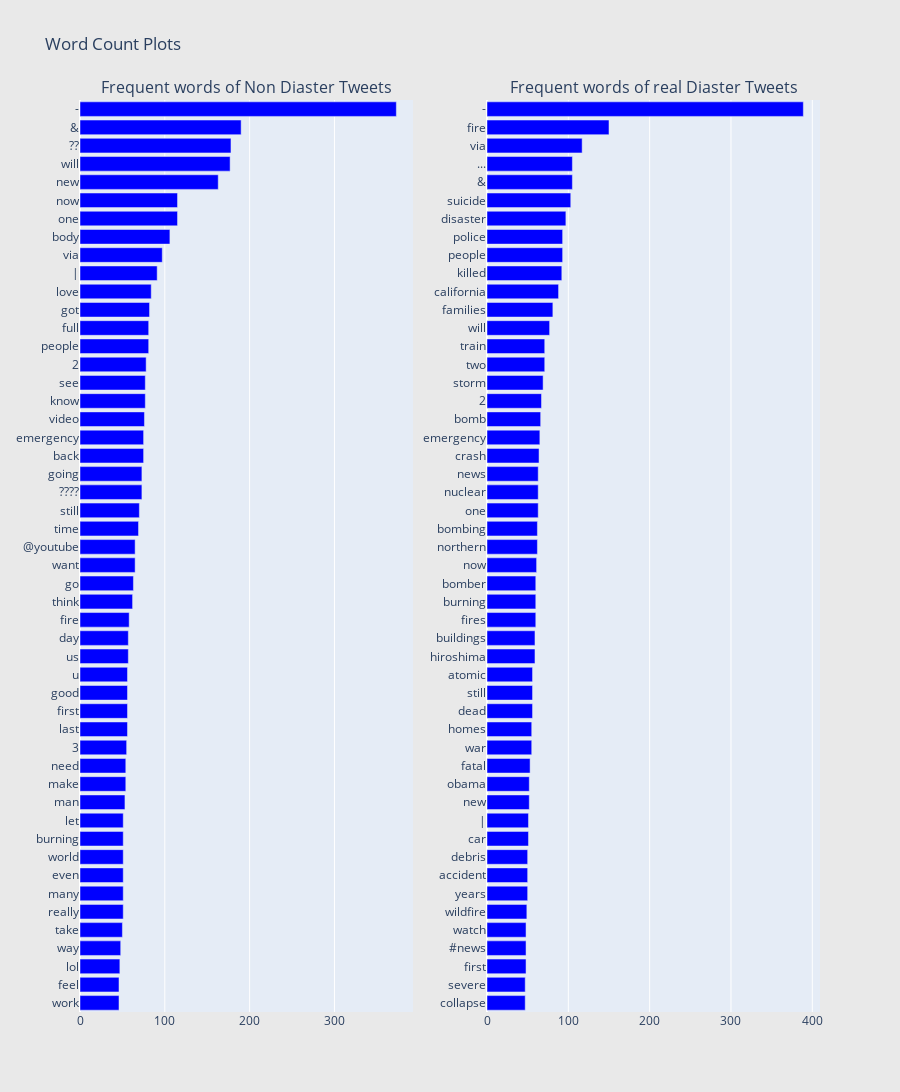

Write notebook code for a chart like this one.
### Code cell
from collections import defaultdict
train1_df = train[train["target"]==1]
train0_df = train[train["target"]==0]

## custom function for ngram generation ##
def generate_ngrams(text, n_gram=1):
    token = [token for token in text.lower().split(" ") if token != "" if token not in STOPWORDS]
    ngrams = zip(*[token[i:] for i in range(n_gram)])
    return [" ".join(ngram) for ngram in ngrams]

## custom function for horizontal bar chart ##
def horizontal_bar_chart(df, color):
    trace = go.Bar(
        y=df["word"].values[::-1],
        x=df["wordcount"].values[::-1],
        showlegend=False,
        orientation = 'h',
        marker=dict(
            color=color,
        ),
    )
    return trace

## Get the bar chart from sincere questions ##
freq_dict = defaultdict(int)
for sent in train0_df["text"]:
    for word in generate_ngrams(sent):
        freq_dict[word] += 1
fd_sorted = pd.DataFrame(sorted(freq_dict.items(), key=lambda x: x[1])[::-1])
fd_sorted.columns = ["word", "wordcount"]
trace0 = horizontal_bar_chart(fd_sorted.head(50), 'blue')

## Get the bar chart from insincere questions ##
freq_dict = defaultdict(int)
for sent in train1_df["text"]:
    for word in generate_ngrams(sent):
        freq_dict[word] += 1
fd_sorted = pd.DataFrame(sorted(freq_dict.items(), key=lambda x: x[1])[::-1])
fd_sorted.columns = ["word", "wordcount"]
trace1 = horizontal_bar_chart(fd_sorted.head(50), 'blue')

# Creating two subplots
fig = tools.make_subplots(rows=1, cols=2, vertical_spacing=0.04,
                          subplot_titles=["Frequent words of Non Diaster Tweets", 
                                          "Frequent words of real Diaster Tweets"])
fig.append_trace(trace0, 1, 1)
fig.append_trace(trace1, 1, 2)
fig['layout'].update(height=1200, width=900, paper_bgcolor='rgb(233,233,233)', title="Word Count Plots")
py.iplot(fig, filename='word-plots')

#plt.figure(figsize=(10,16))
#sns.barplot(x="ngram_count", y="ngram", data=fd_sorted.loc[:50,:], color="b")
#plt.title("Frequent words for Insincere Questions", fontsize=16)
#plt.show()

### Figure 1 — Plotly figure (JSON) as saved in the notebook; plotly's stock layout.template omitted (floating-point values rounded to 4 significant figures)
{"data": [{"marker": {"color": "blue"}, "orientation": "h", "showlegend": false, "type": "bar", "x": [46, 46, 47, 48, 50, 51, 51, 51, 51, 51, 51, 53, 54, 54, 55, 56, 56, 56, 56, 57, 57, 58, 62, 63, 65, 65, 69, 70, 73, 73, 75, 75, 76, 77, 77, 78, 81, 81, 82, 84, 91, 97, 106, 115, 115, 163, 177, 178, 190, 373], "xaxis": "x", "y": ["work", "feel", "lol", "way", "take", "really", "many", "even", "world", "burning", "let", "man", "make", "need", "3", "last", "first", "good", "u", "us", "day", "fire", "think", "go", "want", "@youtube", "time", "still", "????", "going", "back", "emergency", "video", "know", "see", "2", "people", "full", "got", "love", "|", "via", "body", "one", "now", "new", "will", "??", "&amp;", "-"], "yaxis": "y"}, {"marker": {"color": "blue"}, "orientation": "h", "showlegend": false, "type": "bar", "x": [47, 47, 48, 48, 48, 49, 50, 50, 50, 51, 51, 52, 52, 53, 55, 55, 56, 56, 56, 59, 59, 60, 60, 60, 61, 62, 62, 63, 63, 63, 64, 65, 66, 67, 69, 71, 71, 77, 81, 88, 92, 93, 93, 97, 103, 105, 105, 117, 150, 389], "xaxis": "x2", "y": ["collapse", "severe", "first", "#news", "watch", "wildfire", "years", "accident", "debris", "car", "|", "new", "obama", "fatal", "war", "homes", "dead", "still", "atomic", "hiroshima", "buildings", "fires", "burning", "bomber", "now", "northern", "bombing", "one", "nuclear", "news", "crash", "emergency", "bomb", "2", "storm", "two", "train", "will", "families", "california", "killed", "people", "police", "disaster", "suicide", "&amp;", "...", "via", "fire", "-"], "yaxis": "y2"}], "layout": {"annotations": [{"font": {"size": 16}, "showarrow": false, "text": "Frequent words of Non Diaster Tweets", "x": 0.225, "xanchor": "center", "xref": "paper", "y": 1.0, "yanchor": "bottom", "yref": "paper"}, {"font": {"size": 16}, "showarrow": false, "text": "Frequent words of real Diaster Tweets", "x": 0.775, "xanchor": "center", "xref": "paper", "y": 1.0, "yanchor": "bottom", "yref": "paper"}], "height": 1200, "paper_bgcolor": "rgb(233,233,233)", "title": {"text": "Word Count Plots"}, "width": 900, "xaxis": {"anchor": "y", "domain": [0.0, 0.45]}, "xaxis2": {"anchor": "y2", "domain": [0.55, 1.0]}, "yaxis": {"anchor": "x", "domain": [0.0, 1.0]}, "yaxis2": {"anchor": "x2", "domain": [0.0, 1.0]}}}
